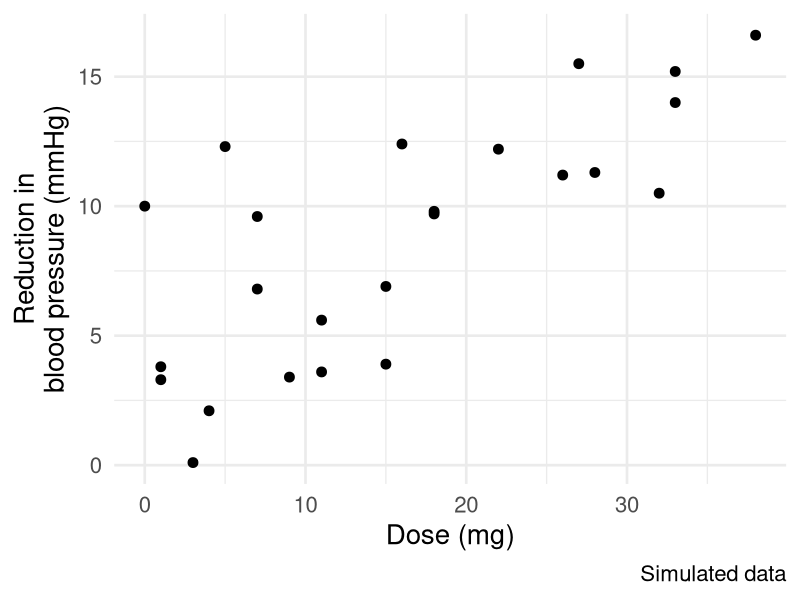
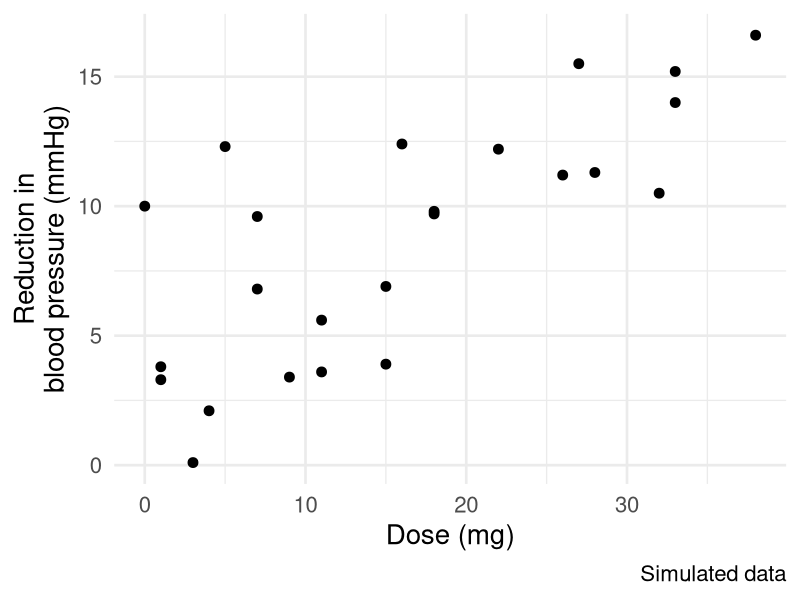
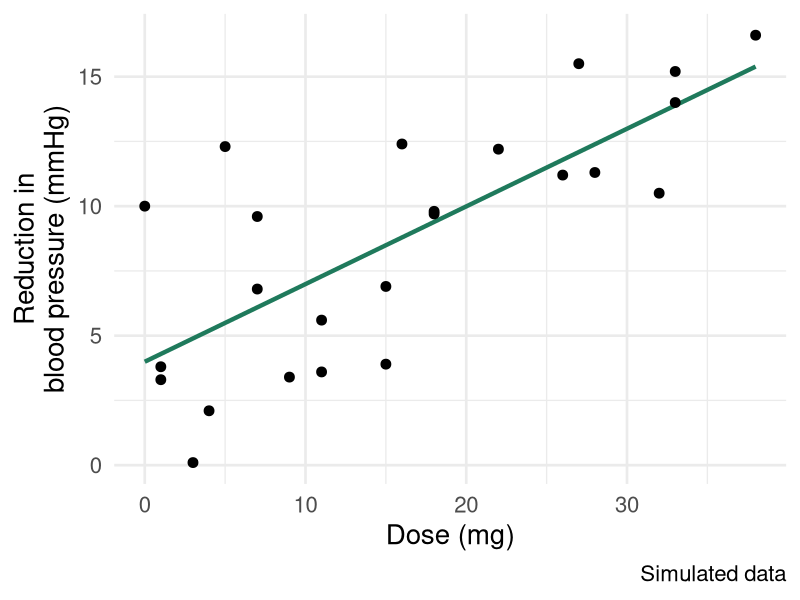
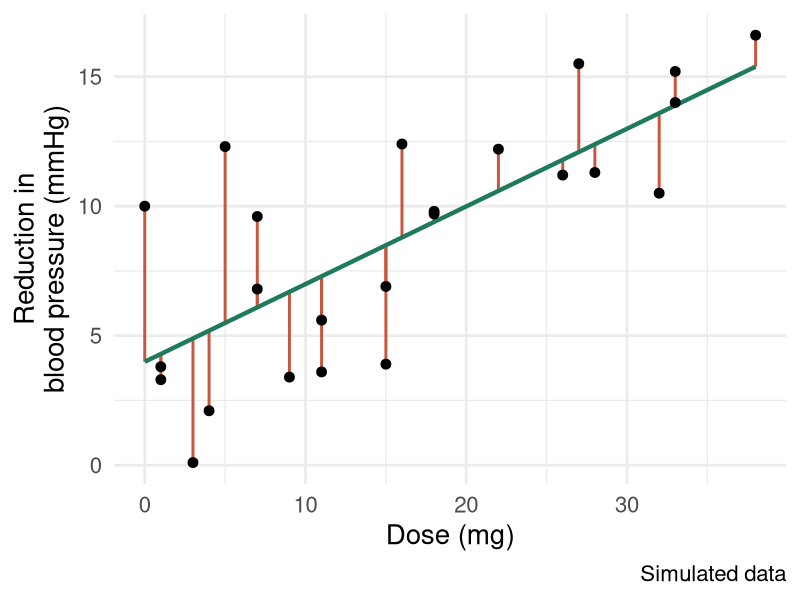
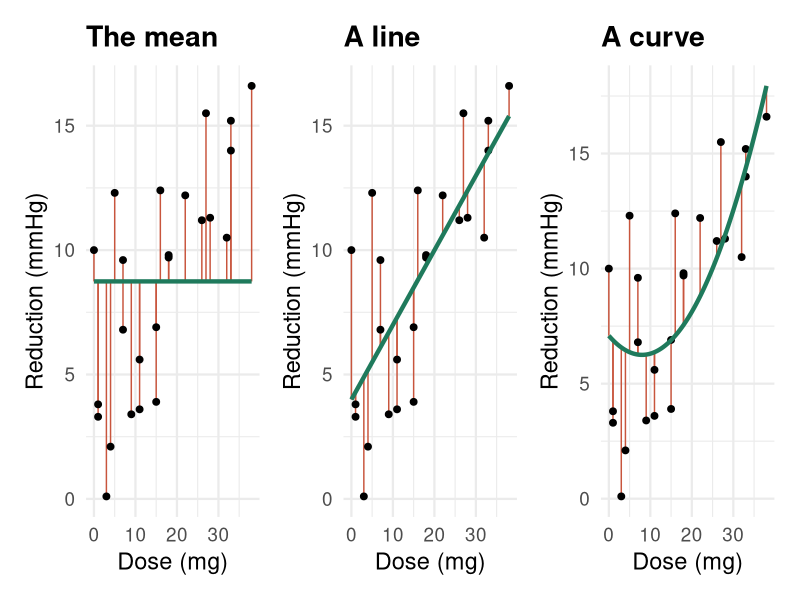
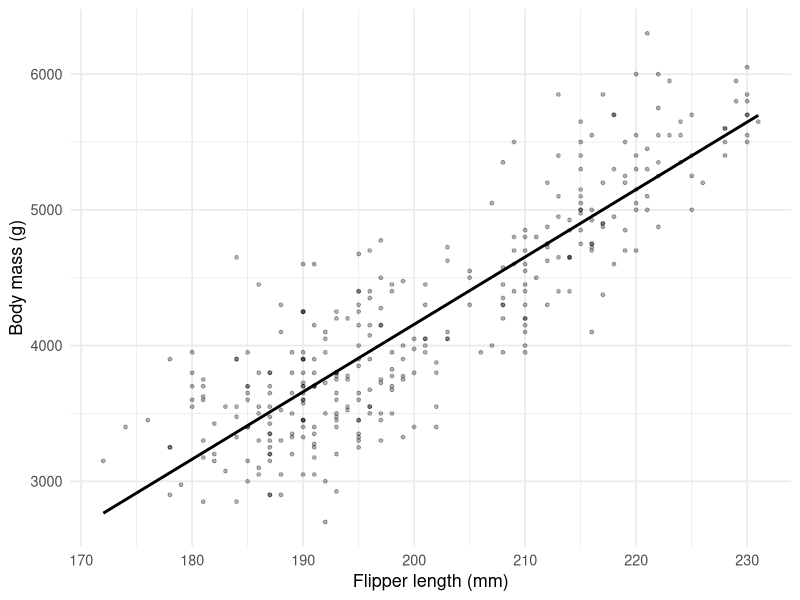
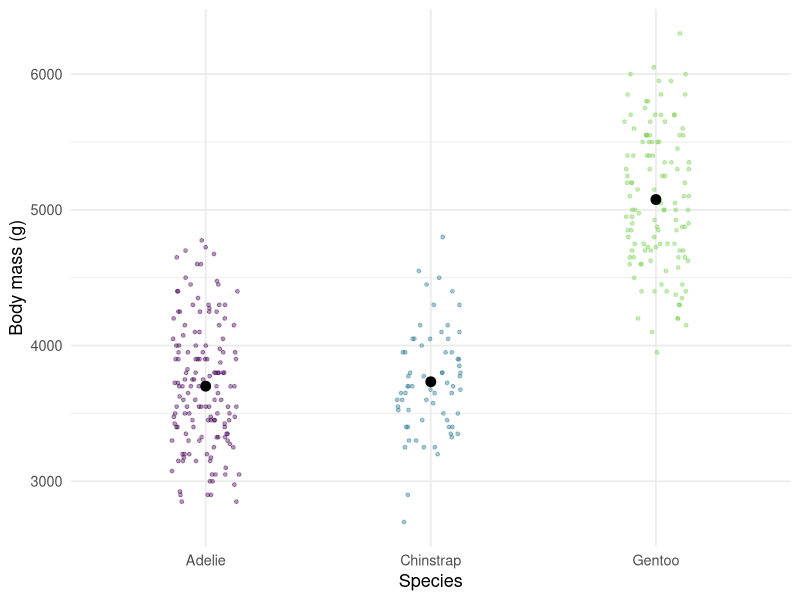
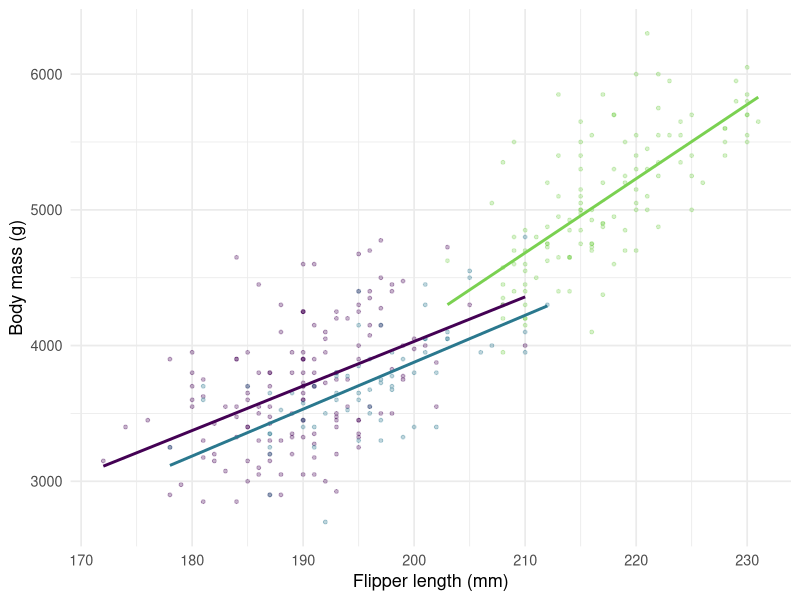

Recreate these plots in R, in order.
## ---- chunk 1
#| label: setup
#| include: false
library(tidyverse)
library(broom)
library(palmerpenguins)
library(patchwork)

# no white box around the plots
knitr::opts_chunk$set(dev.args = list(bg = "transparent"))

theme_set(theme_minimal(base_size = 20))
theme_update(plot.background = element_blank())

# colors for model and error
col_model <- "#1F7A5C"
col_error <- "#C8553D"

# penguins without missing values, for the model plots
penguins_complete <- drop_na(penguins, body_mass_g, flipper_length_mm)
m_reg <- lm(body_mass_g ~ flipper_length_mm, data = penguins_complete)

# small white icons for the section slides
set.seed(1)
icon_reg <- tibble(x = runif(18, 0, 10), y = 1 + 0.5 * x + rnorm(18, sd = 0.7))
icon_anova <- tibble(
  group = rep(1:3, each = 6),
  x = group + runif(18, -0.15, 0.15),
  y = rep(c(3, 3.3, 5.5), each = 6) + rnorm(18, sd = 0.6)
)
icon_ancova <- tibble(
  group = rep(c("a", "b", "c"), each = 6),
  x = c(seq(1, 6, length.out = 6), seq(2, 7, length.out = 6), seq(5, 10, length.out = 6)),
  y = case_match(group, "a" ~ 1 + 0.5 * x, "b" ~ 0.4 + 0.5 * x, "c" ~ 1.6 + 0.7 * x) +
    rnorm(18, sd = 0.3)
)

section_icon <- function(type) {
  p <- switch(
    type,
    regression = ggplot(icon_reg, aes(x = x, y = y)) +
      geom_point(color = "white", size = 3) +
      geom_smooth(method = "lm", se = FALSE, color = "white", linewidth = 1.5),
    anova = ggplot(icon_anova, aes(x = x, y = y)) +
      geom_point(color = "white", size = 3, alpha = 0.6) +
      stat_summary(
        aes(x = group),
        fun = mean,
        geom = "point",
        color = "white",
        size = 6
      ) +
      expand_limits(x = c(0.4, 3.6)),
    ancova = ggplot(icon_ancova, aes(x = x, y = y, group = group)) +
      geom_point(color = "white", size = 3, alpha = 0.6) +
      geom_smooth(method = "lm", se = FALSE, color = "white", linewidth = 1.5)
  )
  p +
    theme_void() +
    theme(
      axis.line = element_line(color = "white", linewidth = 1),
      plot.margin = margin(10, 10, 10, 10)
    )
}
## ---- chunk 2
#| label: simulate-bp
#| include: false
set.seed(12)
bp <- tibble(
  dose = round(runif(24, 0, 40)),
  reduction = round(2 + 0.4 * dose + rnorm(24, sd = 4), 1)
)
m_bp <- lm(reduction ~ dose, data = bp)

# predictions of three models: mean, line, curve
m_curve <- lm(reduction ~ I((dose - 8)^2), data = bp) # U-shape
bp <- bp |>
  mutate(
    mean = mean(reduction),
    line = fitted(m_bp),
    curve = fitted(m_curve)
  )

bp_labs <- labs(x = "Dose (mg)", y = "Reduction in\nblood pressure (mmHg)",
caption = "Simulated data")
## ---- chunk 3
#| label: bp-data
#| fig-width: 8
#| fig-height: 4.6
ggplot(bp, aes(x = dose, y = reduction)) +
  geom_point(size = 3) +
  bp_labs
## ---- chunk 4
#| label: bp-model-data
#| fig-width: 7
#| fig-height: 5.6
p_bp <- ggplot(bp, aes(x = dose, y = reduction)) +
  bp_labs

p_bp +
  geom_point(size = 3)
## ---- chunk 5
#| label: bp-model-line
#| fig-width: 7
#| fig-height: 5.6
p_bp +
  geom_line(aes(y = line), color = col_model, linewidth = 1.5) +
  geom_point(size = 3)
## ---- chunk 6
#| label: bp-model-error
#| fig-width: 7
#| fig-height: 5.6
p_bp +
  geom_segment(aes(yend = line), color = col_error, linewidth = 1) +
  geom_line(aes(y = line), color = col_model, linewidth = 1.5) +
  geom_point(size = 3)
## ---- chunk 7
#| label: bp-three-models
#| fig-width: 12
#| fig-height: 4.6
curve_grid <- tibble(dose = seq(min(bp$dose), max(bp$dose), length.out = 100))
curve_grid$curve <- predict(m_curve, newdata = curve_grid)

plot_bp_model <- function(model, title) {
  ggplot(bp, aes(x = dose, y = reduction)) +
    geom_segment(aes(yend = .data[[model]]), color = col_error) +
    geom_point(size = 2) +
    labs(x = "Dose (mg)", y = "Reduction (mmHg)", title = title) +
    theme_minimal(base_size = 17) +
    theme(
      plot.background = element_blank(),
      plot.title = element_text(face = "bold")
    )
}

p_mean <- plot_bp_model("mean", "The mean") +
  geom_line(aes(y = mean), color = col_model, linewidth = 1.5)
p_line <- plot_bp_model("line", "A line") +
  geom_line(aes(y = line), color = col_model, linewidth = 1.5)
p_curve <- plot_bp_model("curve", "A curve") +
  geom_line(data = curve_grid, aes(y = curve), color = col_model, linewidth = 1.5)

p_mean + p_line + p_curve
## ---- chunk 8
#| label: setup-penguins
#| echo: true
# install.packages("palmerpenguins")
library(palmerpenguins)
## ---- chunk 9
#| label: penguins-data
#| echo: true
penguins
## ---- chunk 10
#| label: preview-setup
#| include: false
preview_theme <- theme_minimal(base_size = 13) +
  theme(
    plot.background = element_blank(),
    legend.position = "none"
  )

species_means <- summarise(
  penguins_complete,
  body_mass_g = mean(body_mass_g),
  .by = species
)
## ---- chunk 11
#| label: preview-regression
#| fig-width: 4.4
#| fig-height: 2
ggplot(penguins_complete, aes(x = flipper_length_mm, y = body_mass_g)) +
  geom_point(alpha = 0.3, size = 1) +
  geom_smooth(method = "lm", se = FALSE, color = "black") +
  labs(x = "Flipper length (mm)", y = "Body mass (g)") +
  preview_theme
## ---- chunk 12
#| label: preview-anova
#| fig-width: 4.4
#| fig-height: 2
ggplot(penguins_complete, aes(x = species, y = body_mass_g, color = species)) +
  geom_jitter(width = 0.15, height = 0, alpha = 0.4, size = 1) +
  geom_point(data = species_means, color = "black", size = 3) +
  scale_color_viridis_d(end = 0.8) +
  labs(x = "Species", y = "Body mass (g)") +
  preview_theme
## ---- chunk 13
#| label: preview-ancova
#| fig-width: 4.4
#| fig-height: 2
ggplot(
  penguins_complete,
  aes(x = flipper_length_mm, y = body_mass_g, color = species)
) +
  geom_point(alpha = 0.3, size = 1) +
  geom_smooth(method = "lm", se = FALSE) +
  scale_color_viridis_d(end = 0.8) +
  labs(x = "Flipper length (mm)", y = "Body mass (g)") +
  preview_theme
## ---- chunk 14
#| label: icon-regression
#| fig-width: 3
#| fig-height: 2.2
section_icon("regression")
## ---- chunk 15
#| label: reg-data
#| fig-width: 6.6
#| fig-height: 5.6
peng_labs <- labs(x = "Flipper length (mm)", y = "Body mass (g)")
peng_coord <- coord_cartesian(xlim = c(170, 233), ylim = c(2600, 6400))

ggplot(penguins_complete, aes(x = flipper_length_mm, y = body_mass_g)) +
  geom_point(alpha = 0.4) +
  peng_labs +
  peng_coord
## ---- chunk 16
#| label: model-data
#| fig-width: 6.6
#| fig-height: 5.6
ggplot(penguins_complete, aes(x = flipper_length_mm, y = body_mass_g)) +
  geom_point(alpha = 0.3) +
  peng_labs +
  peng_coord
## ---- chunk 17
#| label: model-line
#| fig-width: 6.6
#| fig-height: 5.6
# the same plot with invisible axes, to add one layer per click
pred <- augment(m_reg, data = penguins_complete)

p_layer <- ggplot(pred, aes(x = flipper_length_mm, y = body_mass_g)) +
  peng_labs +
  peng_coord +
  theme(
    axis.text = element_text(color = "transparent"),
    axis.title = element_text(color = "transparent"),
    panel.grid = element_blank()
  )

p_layer +
  geom_line(aes(y = .fitted), color = col_model, linewidth = 1.8)
## ---- chunk 18
#| label: model-slope
#| fig-width: 6.6
#| fig-height: 5.6
slope_x <- c(185, 205)
slope_y <- predict(m_reg, tibble(flipper_length_mm = slope_x))

p_layer +
  annotate(
    "segment",
    x = c(slope_x[1], slope_x[2]),
    xend = c(slope_x[2], slope_x[2]),
    y = c(slope_y[1], slope_y[1]),
    yend = c(slope_y[1], slope_y[2]),
    color = col_model,
    linewidth = 1.2,
    linetype = "dashed"
  ) +
  annotate(
    "text",
    x = slope_x[2] + 1,
    y = mean(slope_y) - 250,
    label = "slope~b[1]",
    parse = TRUE,
    color = col_model,
    size = 8,
    hjust = 0
  )
## ---- chunk 19
#| label: model-error
#| fig-width: 6.6
#| fig-height: 5.6
# one penguin to show the error
one_penguin <- slice_max(
  filter(pred, flipper_length_mm == 221),
  body_mass_g,
  n = 1
)

p_layer +
  geom_segment(
    data = one_penguin,
    aes(yend = .fitted),
    color = col_error,
    linewidth = 1.4
  ) +
  geom_point(data = one_penguin, color = col_error, size = 4) +
  annotate(
    "text",
    x = 219,
    y = 6200,
    label = "e",
    color = col_error,
    size = 9,
    hjust = 1
  )
